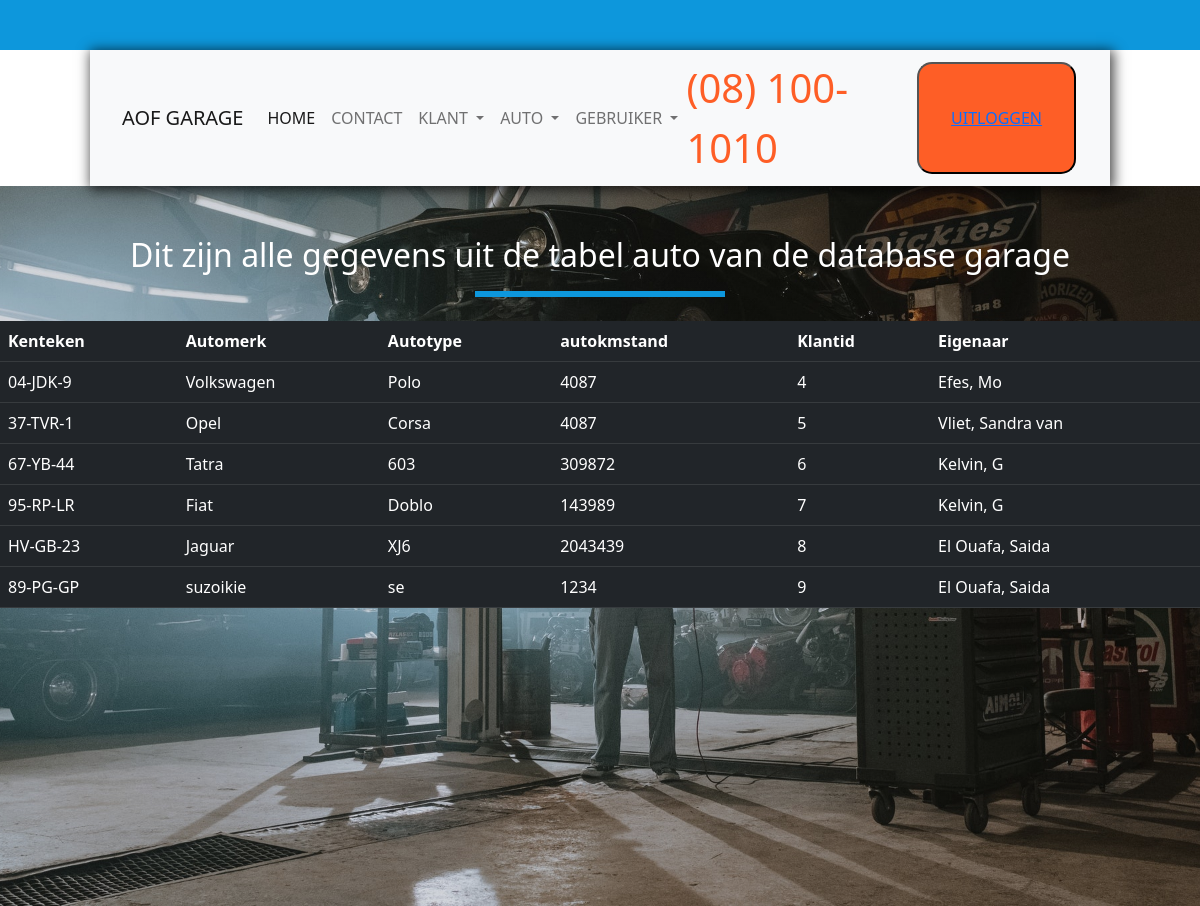
Screenshot of /monteurs-directie/gar-read-autoklant.php with the database file from the repository.
### tables this page shows
CREATE TABLE `auto` (
  `Autokenteken` varchar(10) NOT NULL,
  `Automerk` text NOT NULL,
  `Autotype` varchar(15) NOT NULL,
  `Autokmstand` int(10) NOT NULL,
  `Klantid` int(11) NOT NULL
);

CREATE TABLE `klant` (
  `klantid` int(11) NOT NULL,
  `klantnaam` varchar(64) NOT NULL,
  `klantadres` varchar(35) NOT NULL,
  `klantpostcode` varchar(10) NOT NULL,
  `klantplaats` varchar(30) NOT NULL
);

### monteurs-directie/gar-read-autoklant.php (the view, shortened to what this page needs)
<!doctype html>
<html lang="en">
<head>
</head>
<body>
<?php require_once "gar-menu-monteurs-directie.php" ?>
<div class="contact-form">
    <h2 class="create-klant">Dit zijn alle gegevens uit de tabel auto van de database garage</h2>
    <div class="Lijn"></div>
<?php
require_once "gar-connect.php";
$autos = $conn->prepare("     select    autokenteken,
                                              automerk,
                                              autotype,
                                              autokmstand,
                                              klantid
                                       from   auto
");
$autos->execute();
echo "<table class='table table-dark table-hover'>";
echo "<tr>";
echo "<th>Kenteken</th>";
echo "<th>Automerk</th>";
echo "<th>Autotype</th>";
echo "<th>autokmstand</th>";
echo "<th>Klantid</th>";
echo "<th>Eigenaar</th>";
echo "</tr>";
foreach ($autos as $auto) {
    $klantid = $auto["klantid"];
    $klanten = $conn->prepare("
                                   select       klantid,
                                                klantnaam
                                   from         klant
                                   where        klantid = $klantid");
    $klanten->execute();
    foreach ($klanten as $klant){
        $klantNaam = $klant["klantnaam"];
    }
    echo "<tr>";
    echo "<td>" . $auto["autokenteken"] . "</td>";
    echo "<td>" . $auto["automerk"] . "</td>";
    echo "<td>" . $auto["autotype"] . "</td>";
    echo "<td>" . $auto["autokmstand"] . "</td>";
    echo "<td>" . $auto["klantid"] . "</td>";
    echo "<td>" . $klant["klantnaam"] . "</td>";
    echo "</tr>";
}?>
</table>
</div>
</body>
</html>

### main.css (style rules this page uses)
body { padding: 0; margin: 0; }
.contact-form { width: 100%; height: 90vh; background-image: linear-gradient(rgba(0, 0, 0, 0.10), rgba(0, 0, 0, 0.10)), url("img/auto-2.jpg"); background-size: cover; background-position: top; }
.create-klant { justify-content: center; display: flex; color: white; padding-top: 50px; }
.Lijn { width: 250px; height: 6px; background-color: #0d97dc; margin-left: auto; margin-right: auto; margin-top: 17px; }

### rows the page displays
auto: Autokenteken "04-JDK-9", Automerk "Volkswagen", Autotype "Polo", Autokmstand "4087", Klantid "4", klant.klantnaam "Efes, Mo"
auto: Autokenteken "37-TVR-1", Automerk "Opel", Autotype "Corsa", Autokmstand "4087", Klantid "5", klant.klantnaam "Vliet, Sandra van"
auto: Autokenteken "67-YB-44", Automerk "Tatra", Autotype "603", Autokmstand "309872", Klantid "6", klant.klantnaam "Kelvin, G"
auto: Autokenteken "95-RP-LR", Automerk "Fiat", Autotype "Doblo", Autokmstand "143989", Klantid "7"
klant: klantnaam "Kelvin, G"
auto: Autokenteken "HV-GB-23", Automerk "Jaguar", Autotype "XJ6", Autokmstand "2043439", Klantid "8", klant.klantnaam "El Ouafa, Saida"
auto: Autokenteken "89-PG-GP", Automerk "suzoikie", Autotype "se", Autokmstand "1234", Klantid "9"
klant: klantnaam "El Ouafa, Saida"
